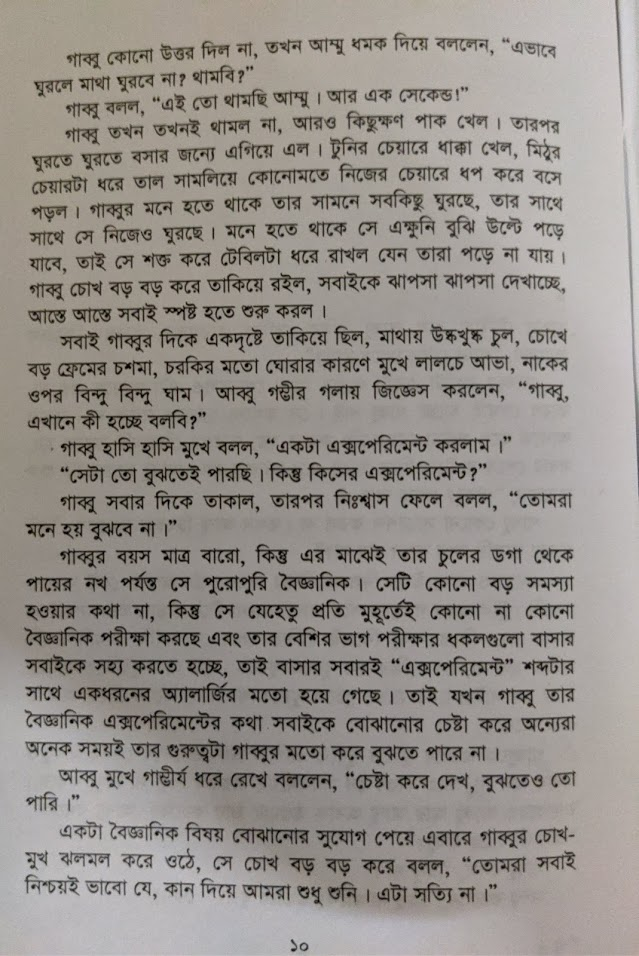
#> input picture Images/Book1.jpg, 639 x 956 px
$ python scan.py --image Images/Book1.jpg
#> lines starting #> are read from the running program, lines starting #| are printed output that depends on the picture; after the words box and inside, x2 and y2 are one past the last pixel; in counts of white or black regions, pixels touching at a corner belong together
from transform import four_point_transform
from skimage.filters import threshold_local
import numpy as np
import argparse
import cv2
import imutils

# construct the argument parser and parse the arguments
ap = argparse.ArgumentParser()
ap.add_argument("-i", "--image", required = True,
	help = "Path to the image to be scanned")
args = vars(ap.parse_args())

image = cv2.imread(args["image"])
#> image is the input picture: shape (956, 639, 3); mean B, G, R 138.6, 143.9, 149.2
ratio = image.shape[0] / 500.0
#> ratio = 1.91
orig = image.copy()
image = imutils.resize(image, height = 500)
#> image: shape (500, 334, 3)

# convert the image to grayscale, blur it, and find edges
# in the image
gray = cv2.cvtColor(image, cv2.COLOR_BGR2GRAY)
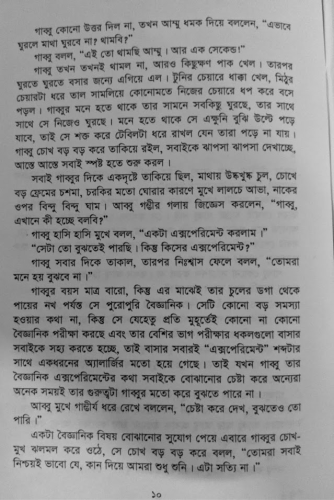
#> gray: shape (500, 334); min 3, max 212, mean 144.9
gray = cv2.GaussianBlur(gray, (5, 5), 0)
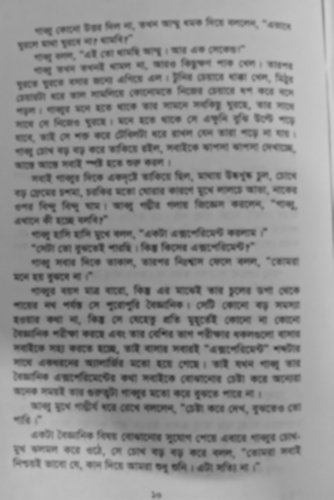
#> gray: shape (500, 334); min 48, max 209, mean 144.9
edged = cv2.Canny(gray, 75, 200)
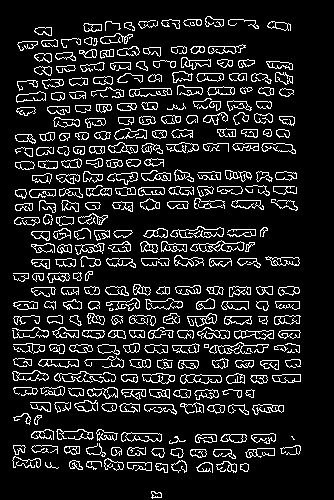
#> edged: shape (500, 334); 12.2% white in thin lines or dots, all inside (x1, y1, x2, y2) = (12, 16, 301, 499)

# show the original image and the edge detected image
print("STEP 1: Edge Detection")
cv2.imshow("Image", image)
cv2.imshow("Edged", edged)
cv2.waitKey(0)
cv2.destroyAllWindows()

# find the contours in the edged image, keeping only the
# largest ones, and initialize the screen contour
cnts = cv2.findContours(edged.copy(), cv2.RETR_LIST, cv2.CHAIN_APPROX_SIMPLE)
#> cnts = 599 contours, 195 with area under 20; largest, box (x1, y1, x2, y2) and area: (190, 240, 245, 252) 306, (180, 374, 222, 384) 281, (38, 359, 79, 368) 250, (121, 432, 162, 442) 244, (12, 370, 49, 381) 243
cnts = imutils.grab_contours(cnts)
cnts = sorted(cnts, key = cv2.contourArea, reverse = True)[:5]
#> cnts = 5 contours; box (x1, y1, x2, y2) and area: (190, 240, 245, 252) 306, (180, 374, 222, 384) 281, (38, 359, 79, 368) 250, (121, 432, 162, 442) 244, (12, 370, 49, 381) 243

for c in cnts:
	# approximate the contour
	peri = cv2.arcLength(c, True)
	approx = cv2.approxPolyDP(c, 0.02 * peri, True)

	# if our approximated contour has four points, then we
	# can assume that we have found our screen
	if len(approx) == 4:
		screenCnt = approx
		break
#> this loop made 5 passes
#> peri on passes 1 to 5: 176.3, 107.6, 99.94, 128, 94.77

# show the contour (outline) of the piece of paper
print("STEP 2: Find contours of paper")
#> (the run stopped early here; a loop or call above may not have finished)

$ run again, on Images/Book3.jpg
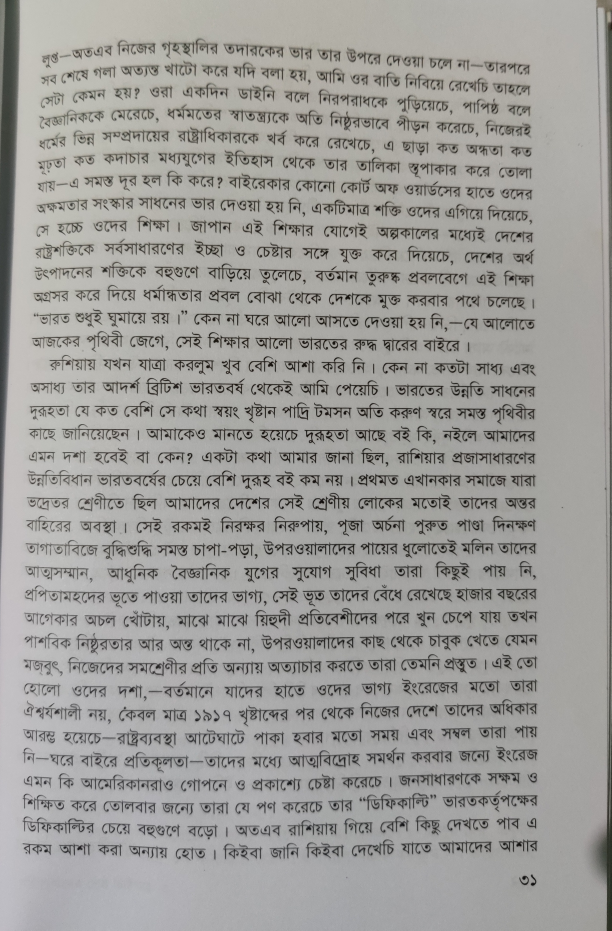
#> input picture Images/Book3.jpg, 2446 x 3722 px (shown at 1/4 size)
#> image is the input picture: shape (3722, 2446, 3); mean B, G, R 153.7, 156.7, 157.8
#> image: shape (500, 328, 3)
#> `gray = cv2.GaussianBlur(gray, (5, 5), 0)`:
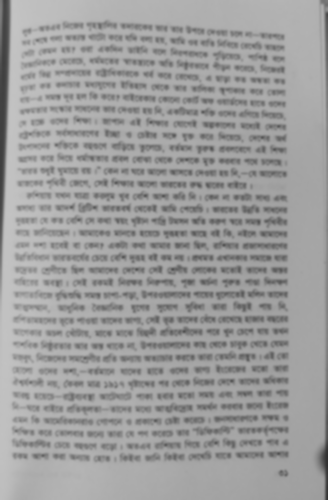
#> gray: shape (500, 328); min 48, max 195, mean 156.8
#> `edged = cv2.Canny(gray, 75, 200)`:
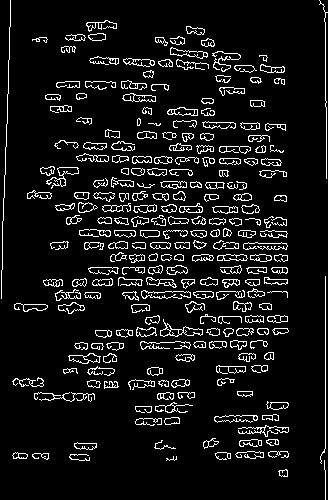
#> edged: shape (500, 328); 8.5% white in thin lines or dots
#> `cnts = cv2.findContours(edged.copy(), cv2.RETR_LIST, cv2.CHAIN_APPROX_..`: cnts = 448 contours, 168 with area under 20; largest, box (x1, y1, x2, y2) and area: (160, 319, 203, 337) 267, (68, 353, 101, 364) 194, (170, 47, 208, 59) 189, (122, 93, 156, 102) 186, (46, 167, 79, 189) 179
#> `cnts = sorted(cnts, key = cv2.contourArea, reverse = True)[:5]`: cnts = 5 contours; box (x1, y1, x2, y2) and area: (160, 319, 203, 337) 267, (68, 353, 101, 364) 194, (170, 47, 208, 59) 189, (122, 93, 156, 102) 186, (46, 167, 79, 189) 179
#> the loop `for c in cnts:` made 5 passes
#> peri on passes 1 to 5: 129.7, 84.53, 94.77, 80.87, 176.5
